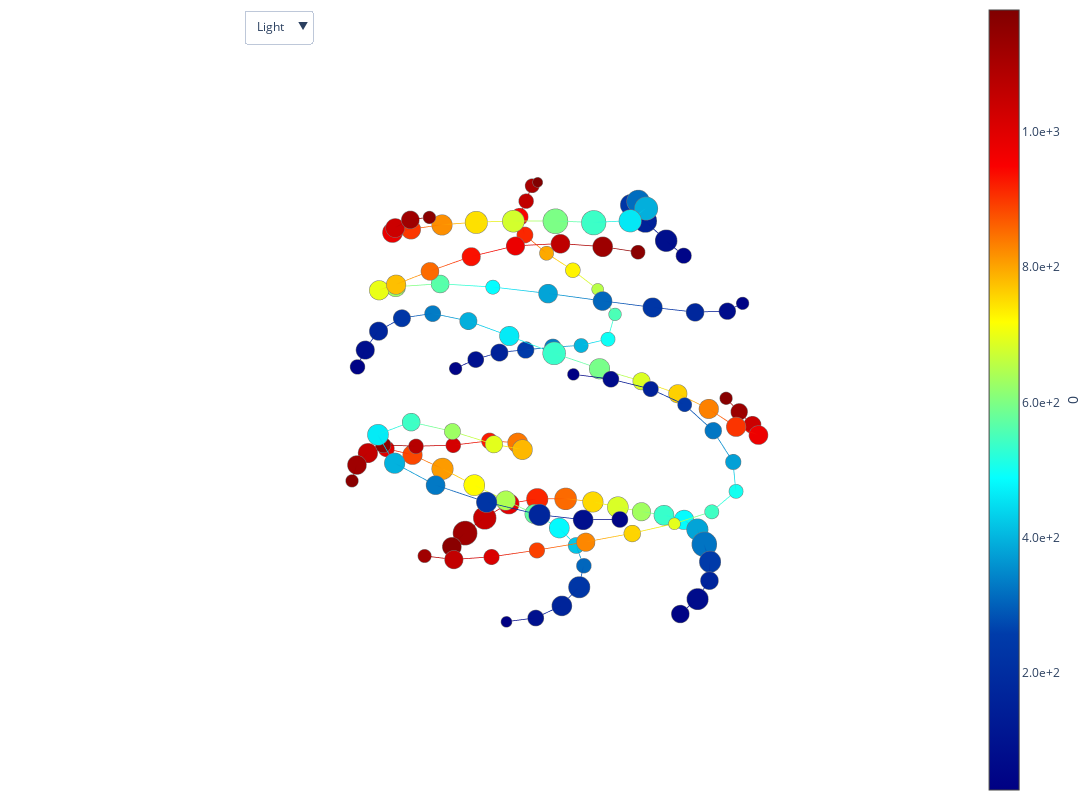

The code cell stored with this chart in its notebook:
### Code cell
#Reindex to zero
the_amazing_subtracto = int( memory[1][0])
for a in range(len(memory[1])):
    memory[1][a] = int(memory[1][a]) - the_amazing_subtracto
print(memory[1])

#Translates a string to a numpy array of numbers
#For fast use with the 'hamming' and 'wild_hamming' metrics
transdict = {"A":1,"T":2,"C":3,"G":4,"N":9}
def str_to_np(index):
    out1 = [0 for i in range(int(memory[1][index]))]
    for a in memory[0][index]:
        out1.append(transdict[a])
    for i in range((int(memory[1][-1]) + int(len(memory[0][-1])) - int(memory[1][index]) - len(memory[0][index]))):
        out1.append(0)
    return np.array(out1)

#Draw a plot of the nerve of the strings containing the region of dna between l and width
def make_a_prety():
    X = np.array([str_to_np(x) for x in range(len(memory[0]))])
    y = X
    balls = BallCover(metric=assert_it_works_hamming, radius = 900)
    mapper_graph = MapperAlgorithm(cover=balls,clustering=AgglomerativeClustering(1)).fit_transform(X, y)
    colors = []
    for a in range(len(y)):
        colors.append(a)
    fig = MapperPlot(mapper_graph, dim=3, seed=42, iterations=100).plot_plotly(colors=colors,width=1200,height=800)
    fig.show(config={"scrollZoom": True})

#Draw a lot of plots of the (zero-tolerance) mapper quotients of the strings containing the region of dna between l and width
#for l in range(9,900,20 ):

make_a_prety()

### Figure 1 — Plotly figure (JSON) as saved in the notebook; plotly's stock layout.template omitted (floating-point values rounded to 4 significant figures; data arrays with more than 128 entries replaced by an {"elided": "..."} marker saying what was removed)
{"data": [{"hoverinfo": "skip", "line": {"cmax": 1181.0, "cmin": 26.71, "color": {"elided": "369 float values"}, "colorscale": [[0, "rgb(0,0,131)"], [0.2, "rgb(0,60,170)"], [0.4, "rgb(5,255,255)"], [0.6, "rgb(255,255,0)"], [0.8, "rgb(250,0,0)"], [1, "rgb(128,0,0)"]], "width": 1.5}, "marker": {"line": {"width": 1.5}}, "mode": "lines", "name": "edges_trace", "opacity": 1, "type": "scatter3d", "x": {"elided": "369 float values"}, "y": {"elided": "369 float values"}, "z": {"elided": "369 float values"}}, {"hoverinfo": "text", "marker": {"cmax": 1181.0, "cmin": 26.71, "color": {"elided": "131 float values"}, "colorbar": {"borderwidth": 0, "nticks": 10, "orientation": "v", "outlinewidth": 1, "showticklabels": true, "thicknessmode": "fraction", "tickformat": ".2g", "tickmode": "auto", "tickwidth": 1, "title": {"side": "right", "text": "0"}, "x": 1, "xanchor": "right", "xpad": 0, "ypad": 0}, "colorscale": [[0, "rgb(0,0,131)"], [0.2, "rgb(0,60,170)"], [0.4, "rgb(5,255,255)"], [0.6, "rgb(255,255,0)"], [0.8, "rgb(250,0,0)"], [1, "rgb(128,0,0)"]], "line": {"color": "#777", "colorscale": [[0, "rgb(0,0,131)"], [0.2, "rgb(0,60,170)"], [0.4, "rgb(5,255,255)"], [0.6, "rgb(255,255,0)"], [0.8, "rgb(250,0,0)"], [1, "rgb(128,0,0)"]], "width": 0.75}, "opacity": 1, "reversescale": false, "showscale": true, "size": {"elided": "131 float values"}, "sizemin": 1, "sizemode": "area", "sizeref": 1}, "mode": "markers", "name": "nodes_trace", "opacity": 1, "text": {"elided": "131 str values"}, "type": "scatter3d", "x": {"elided": "131 float values"}, "y": {"elided": "131 float values"}, "z": {"elided": "131 float values"}}], "layout": {"autosize": true, "font": {"color": "#2a3f5f"}, "height": 800, "hovermode": "closest", "margin": {"b": 10, "l": 10, "r": 10, "t": 10}, "paper_bgcolor": "white", "plot_bgcolor": "white", "scene": {"xaxis": {"backgroundcolor": "rgba(0, 0, 0, 0)", "linewidth": 1, "mirror": true, "showaxeslabels": false, "showgrid": false, "showline": false, "showticklabels": false, "title": {"text": ""}, "visible": false}, "yaxis": {"backgroundcolor": "rgba(0, 0, 0, 0)", "linewidth": 1, "mirror": true, "showaxeslabels": false, "showgrid": false, "showline": false, "showticklabels": false, "title": {"text": ""}, "visible": false}, "zaxis": {"backgroundcolor": "rgba(0, 0, 0, 0)", "linewidth": 1, "mirror": true, "showaxeslabels": false, "showgrid": false, "showline": false, "showticklabels": false, "title": {"text": ""}, "visible": false}}, "showlegend": false, "sliders": [{"active": 0, "activebgcolor": "rgba(127, 127, 127, 0.5)", "bgcolor": "rgba(1.0, 1.0, 1.0, 0.5)", "currentvalue": {"prefix": "Node size: ", "visible": false, "xanchor": "center"}, "len": 0.5, "lenmode": "fraction", "name": "slider_node_size", "pad": {"b": 1, "l": 1, "r": 1, "t": 1}, "steps": [{"args": [{"marker.sizeref": [1]}, [1]], "label": "1", "method": "restyle"}], "ticklen": 1, "x": 0.5, "xanchor": "center", "y": 0, "yanchor": "bottom"}], "updatemenus": [{"active": 0, "buttons": [{"args": [{"font.color": "#2a3f5f", "paper_bgcolor": "white", "plot_bgcolor": "white"}], "label": "Light", "method": "relayout"}, {"args": [{"font.color": "#f2f5fa", "paper_bgcolor": "black", "plot_bgcolor": "black"}], "label": "Dark", "method": "relayout"}], "direction": "down", "name": "menu_dark_mode", "x": 0.25, "xanchor": "center", "y": 1, "yanchor": "top"}, {"direction": "down", "name": "menu_cmap", "x": 0.5, "xanchor": "center", "y": 1, "yanchor": "top"}, {"active": 0, "direction": "down", "name": "menu_color", "x": 0.75, "xanchor": "center", "y": 1, "yanchor": "top"}], "width": 1200, "xaxis": {"automargin": false, "linewidth": 1, "mirror": true, "showgrid": false, "showline": false, "showticklabels": false, "title": {"text": ""}, "visible": false, "zeroline": false}, "yaxis": {"automargin": false, "linewidth": 1, "mirror": true, "showgrid": false, "showline": false, "showticklabels": false, "title": {"text": ""}, "visible": false, "zeroline": false}}}
